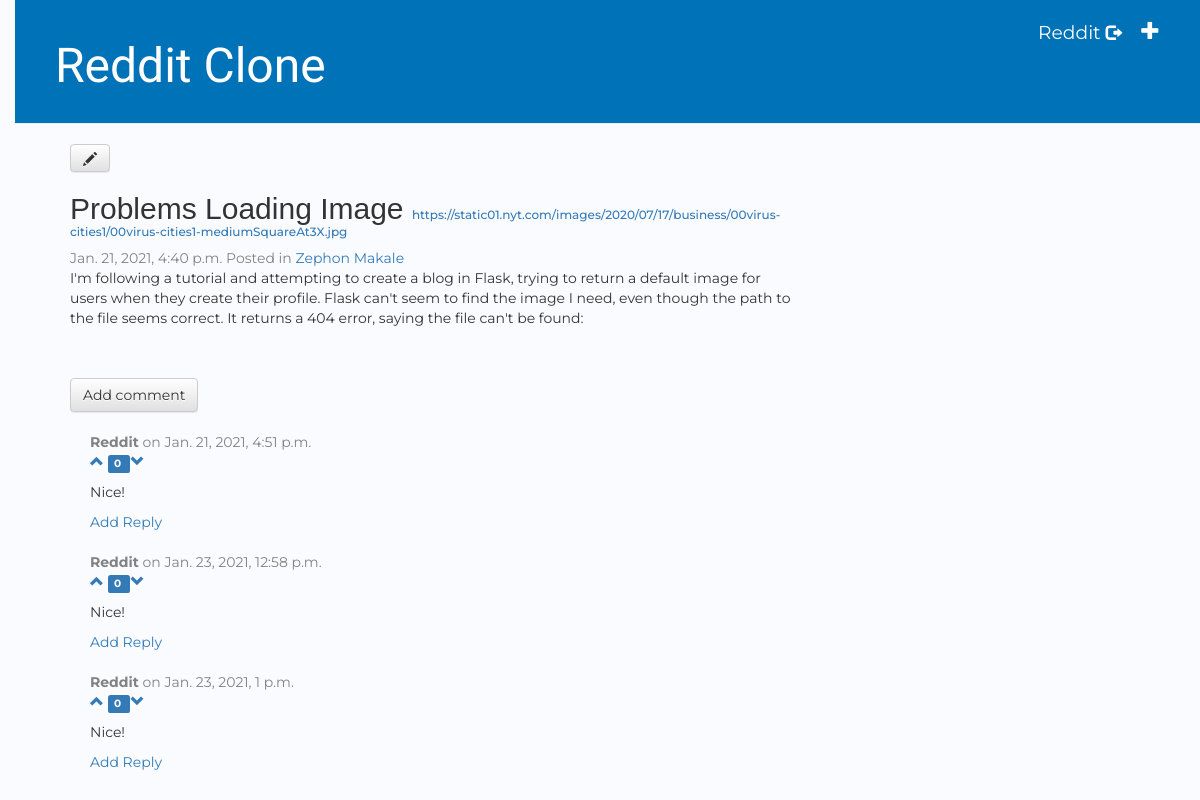
Page /post/ad2d814a-1caa-4daa-b472-1ee10dcf7c98/ (signed in) on the committed database.
### reddit/models.py (models this page shows, shortened)
class Votable(BaseModel):
    upvote_count = models.PositiveIntegerField(default=0)
    downvote_count = models.PositiveIntegerField(default=0)
    class Meta: abstract = True
    def get_user_vote(self, user):
        if not user or not user.is_authenticated: return None
        uv = UserVote.get_or_none(voter=voter, object_id = self.eid)
        if not uv: return None
        if uv.vote_type == UserVote.UP_VOTE: return 1
        else: return -1
    def get_score(self):
        return self.upvote_count - self.downvote_count

class Post(Votable):
    title = models.CharField(max_length=200)
    submitter = models.ForeignKey(settings.AUTH_USER_MODEL, related_name='posts_submitted', on_delete=models.CASCADE)
    url = models.URLField('URL', max_length=200, null=True, blank=True)
    text = models.TextField(blank=True, null=True)
    comment_count = models.PositiveIntegerField(default=0)
    def children(self):
        return self.comments.filter(parent=None)

class BaseModel(models.Model):
    eid = models.UUIDField(primary_key=True, default=uuid.uuid4, editable=False)
    date_created = models.DateTimeField(auto_now_add=True, db_index=True)
    class Meta: abstract = True

class SubReddit(BaseModel):
    name = models.CharField(max_length=200)
    posts = models.ManyToManyField('Post', related_name='subreddits', blank=True, through='SubRedditPost')
    cover_image_url = models.URLField('Cover Image URL', max_length=200, blank=True, null=True )
    moderators = models.ManyToManyField(settings.AUTH_USER_MODEL, related_name='subreddits_moderated')

class Comment(Votable):
    post = models.ForeignKey(Post, related_name='comments', on_delete=models.CASCADE)
    author = models.ForeignKey(settings.AUTH_USER_MODEL, related_name='comments_authored', on_delete=models.CASCADE)
    text = models.TextField()
    parent = models.ForeignKey('self', related_name='children', null=True, blank=True, on_delete=models.CASCADE)

### reddit/views.py (the view)
# urls.py: path('post/<uuid:pk>/', views.post_detail, name='post_detail'),
def post_detail(request, pk):
    post = get_object_or_404(Post, pk=pk)
    return render(request, 'reddit/post_detail.html', {'post': post})

### reddit/templatetags/filters.py (called while the page is built)
@register.filter
def user_has_voted(el, user):
    return el.get_user_vote(user)

### templates/reddit/post_detail.html
{% extends 'reddit/base.html' %}
{% block content %}
    <div class="post">
        {% if user.is_authenticated %}
            <a class="btn btn-default" href="{% url 'post_edit' pk=post.pk %}"><span class="glyphicon glyphicon-pencil"></span></a>
        {% endif %}
        <h2>{{ post.title }}
            {% if post.url %}
                <span class="url"><a href="{{post.url}}">{{post.url}}</a>
            {% endif %}
        </h2>
        <div class="date">
            {{ post.date_created }}
            {% include "reddit/subs_posted.html" with post=post %}
        </div>
        <p>{{ post.text|linebreaksbr }}</p>
    </div>
    <a class="btn btn-default" href="{% url 'add_comment_to_post' pk=post.pk%}">Add comment</a>
    {% if post.comment_count > 0 %}
        {% include "reddit/comment.html" with comments=post.children.all %}
    {% else %}
        <p>Be the first one to comment!</p>
    {% endif %}
{% endblock %}

### templates/reddit/base.html (shortened to what this page needs)
{% load static %}
<html>
    <head>
        <link rel="stylesheet" href="https://cdn.jsdelivr.net/npm/bootstrap@4.6.0/dist/css/bootstrap.min.css">
        <link rel="stylesheet" href="//maxcdn.bootstrapcdn.com/bootstrap/3.2.0/css/bootstrap.min.css">
        <link rel="stylesheet" href="//maxcdn.bootstrapcdn.com/bootstrap/3.2.0/css/bootstrap-theme.min.css">
        <link rel="stylesheet" href="{% static 'css/reddit.css' %}">
    </head>
    <body>
        <div class="page-header">
            {% if user.is_authenticated %}
                <a href="{% url 'post_new' %}" class="top-menu"><span class="glyphicon glyphicon-plus"></span></a>
                <p class="top-menu">{{ user.username }} <small><a class="glyphicon glyphicon-log-out logout" href="{% url 'logout' %}"></a></small></p>
            {% else %}
                <a href="{% url 'login' %}" class="top-menu"><span class="glyphicon glyphicon-lock"></span></a>
            {% endif %}
            <h1><a href="/">Reddit Clone</a></h1>
        </div>
        <div class="content container">
            <div class="row">
                <div class="col-md-8">
                {% block content %}
                {% endblock %}
                </div>
            </div>
        </div>
    </body>
</html>

### templates/reddit/subs_posted.html
{%if post.subreddits.count %}
    <span>Posted in</span>
    {% for sub in post.subreddits.all %}
        <a href="{% url 'sub_detail' pk=sub.pk %}">{{ sub.name }}</a>
    {% endfor %}
{%endif%}

### templates/reddit/comment.html (shortened to what this page needs)
{% block content %}
    {% for comment in comments %}
        <div class="comment">
            <div class="date"> <strong>{{ comment.author }}</strong> on {{ comment.date_created }}</div>
            {% include "reddit/vote.html" with el=comment %}
            <p>{{ comment.text|linebreaks }}</p>
            <a href="{% url 'add_reply_to_comment' pk=post.pk parent_pk=comment.pk %}">Add Reply</a>
        </div>
    {% endfor %}
{% endblock %}

### templates/reddit/vote.html
{% load filters %}
    <a class="glyphicon glyphicon-chevron-up"
        {% if el|user_has_voted:user == 1%}
            text-success
        {% else %}
            text-muted
        {% endif %}
            href="{% url 'upvote' pk=el.pk%}">
    </a>
    <span class="label label-primary">
        {{ el.get_score }}
    </span>
    <a class="glyphicon glyphicon-chevron-down"
        {% if el|user_has_voted:user == -1 %}
            text-success
        {% else %}
            text-muted
        {% endif %}
            href="{% url 'downvote' pk=el.pk %}">
    </a>

### reddit/static/css/reddit.css (style rules this page uses)
* { font-family: 'Montserrat', sans-serif; }
body { padding-left: 15px; background-color: #f9fbff; }
h1 a { color: #FCA205; font-family: 'Tangerine', cursive; }
.page-header { background-color: #0072b7; margin-top: 0; padding: 20px 20px 20px 40px; }
.page-header h1, .page-header h1 a, .page-header h1 a:visited, .page-header h1 a:active { color: #ffffff; font-size: 36pt; text-decoration: none; }
.content { margin-left: 40px; }
h1, h2, h3, h4 { font-family: 'Helvetica'; }
.date { color: #828282; }
.top-menu, .top-menu:hover, .top-menu:visited { color: #ffffff; float: right; font-size: 14pt; margin-right: 20px; }
.post { padding-bottom: 40px; }
.url { font-size: .4em; }
.comment { margin: 20px; }
.logout { color: #fff; }

### rows in the picture
Post: title "Problems Loading Image", url "https://static01.nyt.com/images/2020/07/17/business/00virus-cities1/00virus-cities1-mediumSquareAt3X.jpg", date_created "Jan. 21, 2021, 4:40 p.m.", text "I'm following a tutorial and attempting to create a blog in Flask, trying to return a default image for users when they create their profile. Flask can't seem to find the image I need, even though the path to the file seems correct. It returns a 404 error, saying the file can't be found:"
SubReddit: name "Zephon Makale"
Comment: author "Reddit", date_created "Jan. 21, 2021, 4:51 p.m.", get_score "0", text "Nice!"
Comment: author "Reddit", date_created "Jan. 23, 2021, 12:58 p.m.", get_score "0", text "Nice!"
Comment: author "Reddit", date_created "Jan. 23, 2021, 1 p.m.", get_score "0", text "Nice!"

### other values in the picture
{{ user.username }} "Reddit"
